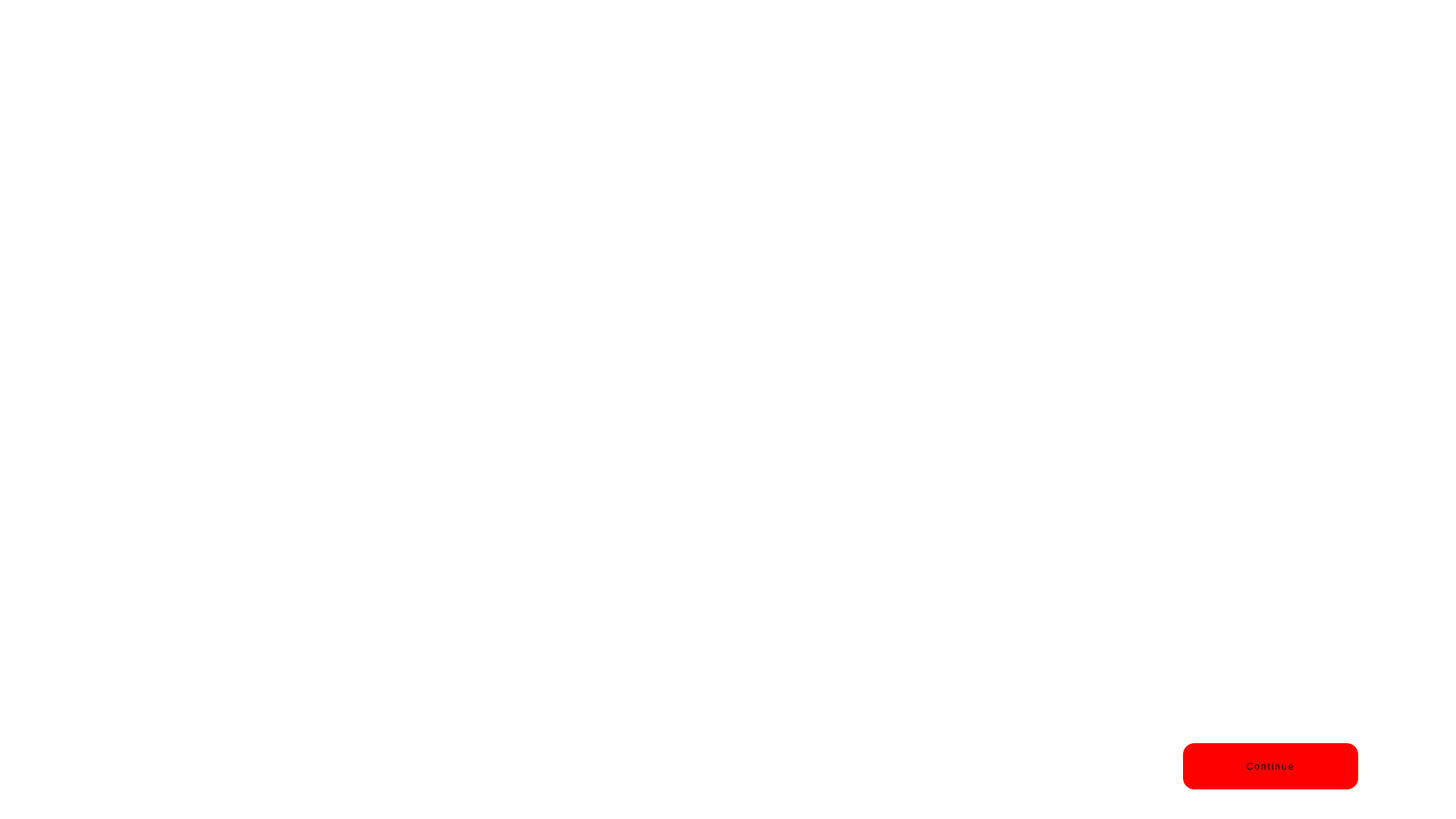
<?xml version="1.0" encoding="UTF-8"?>
<ui version="4.0">
 <class>Page44</class>
 <widget class="QWidget" name="Page44">
  <property name="geometry">
   <rect>
    <x>0</x>
    <y>0</y>
    <width>1920</width>
    <height>1080</height>
   </rect>
  </property>
  <property name="windowTitle">
   <string>Form</string>
  </property>
  <property name="styleSheet">
   <string notr="true">background-color: rgba(72, 74, 89, 0);

</string>
  </property>
  <widget class="QLabel" name="label">
   <property name="geometry">
    <rect>
     <x>0</x>
     <y>0</y>
     <width>1920</width>
     <height>1080</height>
    </rect>
   </property>
   <property name="styleSheet">
    <string notr="true">background-color: rgba(72, 74, 89, 0);
</string>
   </property>
   <property name="text">
    <string/>
   </property>
   <property name="pixmap">
    <pixmap>images/44.jpg</pixmap>
   </property>
   <property name="scaledContents">
    <bool>true</bool>
   </property>
  </widget>
  <widget class="QLabel" name="blur">
   <property name="geometry">
    <rect>
     <x>0</x>
     <y>0</y>
     <width>1920</width>
     <height>1080</height>
    </rect>
   </property>
   <property name="text">
    <string/>
   </property>
  </widget>
  <widget class="QPushButton" name="p_next">
   <property name="geometry">
    <rect>
     <x>1560</x>
     <y>980</y>
     <width>231</width>
     <height>61</height>
    </rect>
   </property>
   <property name="cursor">
    <cursorShape>PointingHandCursor</cursorShape>
   </property>
   <property name="styleSheet">
    <string notr="true">font: 24pt &quot;October Crow&quot;;
background-color: rgb(255, 0, 0);
letter-spacing: 2px;
border:none;
border-radius:15px;</string>
   </property>
   <property name="text">
    <string>Continue</string>
   </property>
  </widget>
  <widget class="QTextEdit" name="story_0">
   <property name="enabled">
    <bool>false</bool>
   </property>
   <property name="geometry">
    <rect>
     <x>300</x>
     <y>660</y>
     <width>1321</width>
     <height>221</height>
    </rect>
   </property>
   <property name="styleSheet">
    <string notr="true">font: 700 28pt &quot;Amatic SC&quot;;
background-color: rgba(72, 74, 89, 0);
</string>
   </property>
   <property name="readOnly">
    <bool>true</bool>
   </property>
  </widget>
  <widget class="QTextEdit" name="story_1">
   <property name="enabled">
    <bool>false</bool>
   </property>
   <property name="geometry">
    <rect>
     <x>300</x>
     <y>660</y>
     <width>1321</width>
     <height>221</height>
    </rect>
   </property>
   <property name="styleSheet">
    <string notr="true">font: 700 28pt &quot;Amatic SC&quot;;
background-color: rgba(72, 74, 89, 0);
</string>
   </property>
   <property name="readOnly">
    <bool>true</bool>
   </property>
  </widget>
  <widget class="QTextEdit" name="story_2">
   <property name="enabled">
    <bool>false</bool>
   </property>
   <property name="geometry">
    <rect>
     <x>300</x>
     <y>660</y>
     <width>1321</width>
     <height>221</height>
    </rect>
   </property>
   <property name="styleSheet">
    <string notr="true">font: 700 28pt &quot;Amatic SC&quot;;
background-color: rgba(72, 74, 89, 0);
</string>
   </property>
   <property name="readOnly">
    <bool>true</bool>
   </property>
  </widget>
 </widget>
 <resources/>
 <connections/>
</ui>
